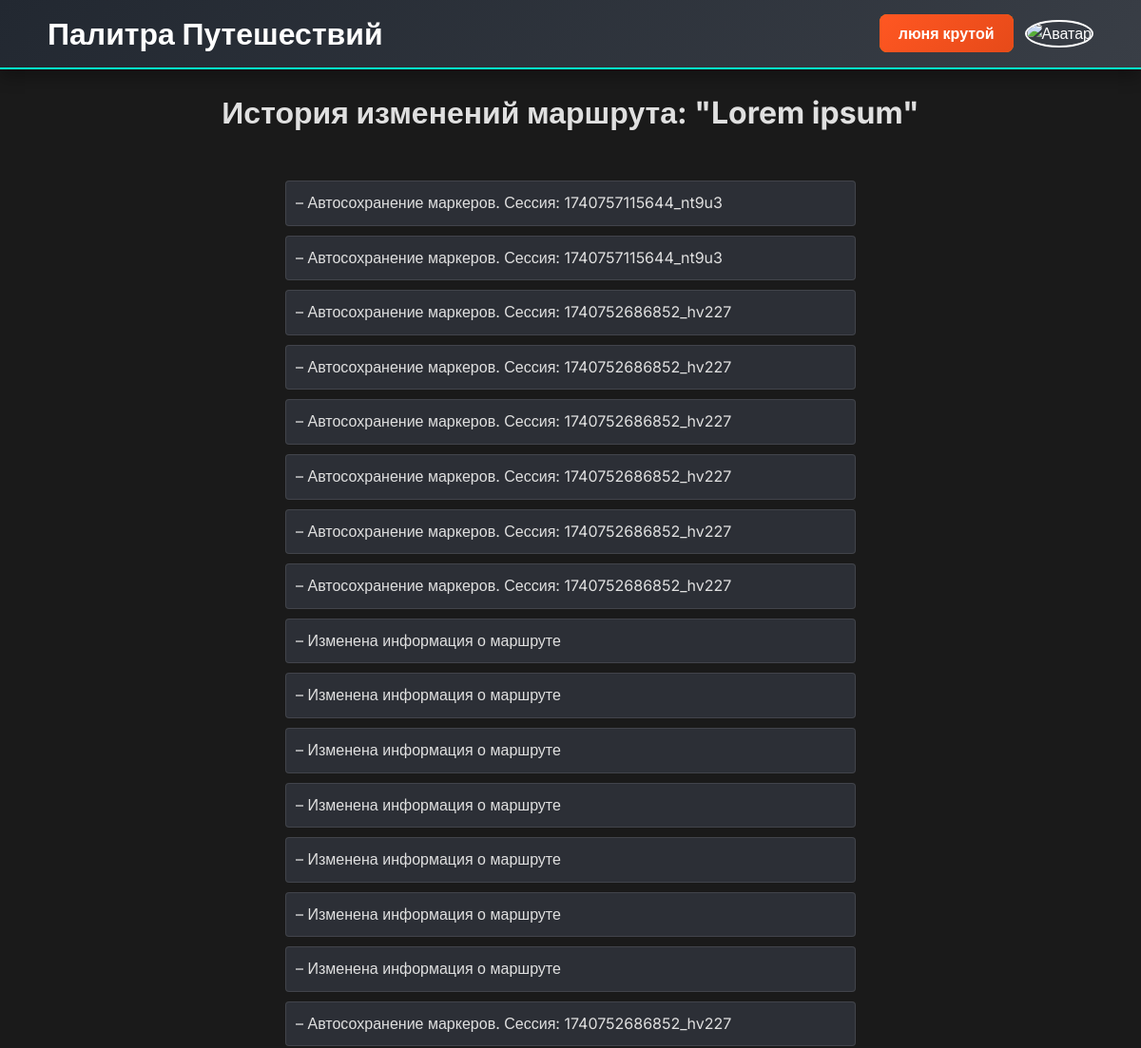
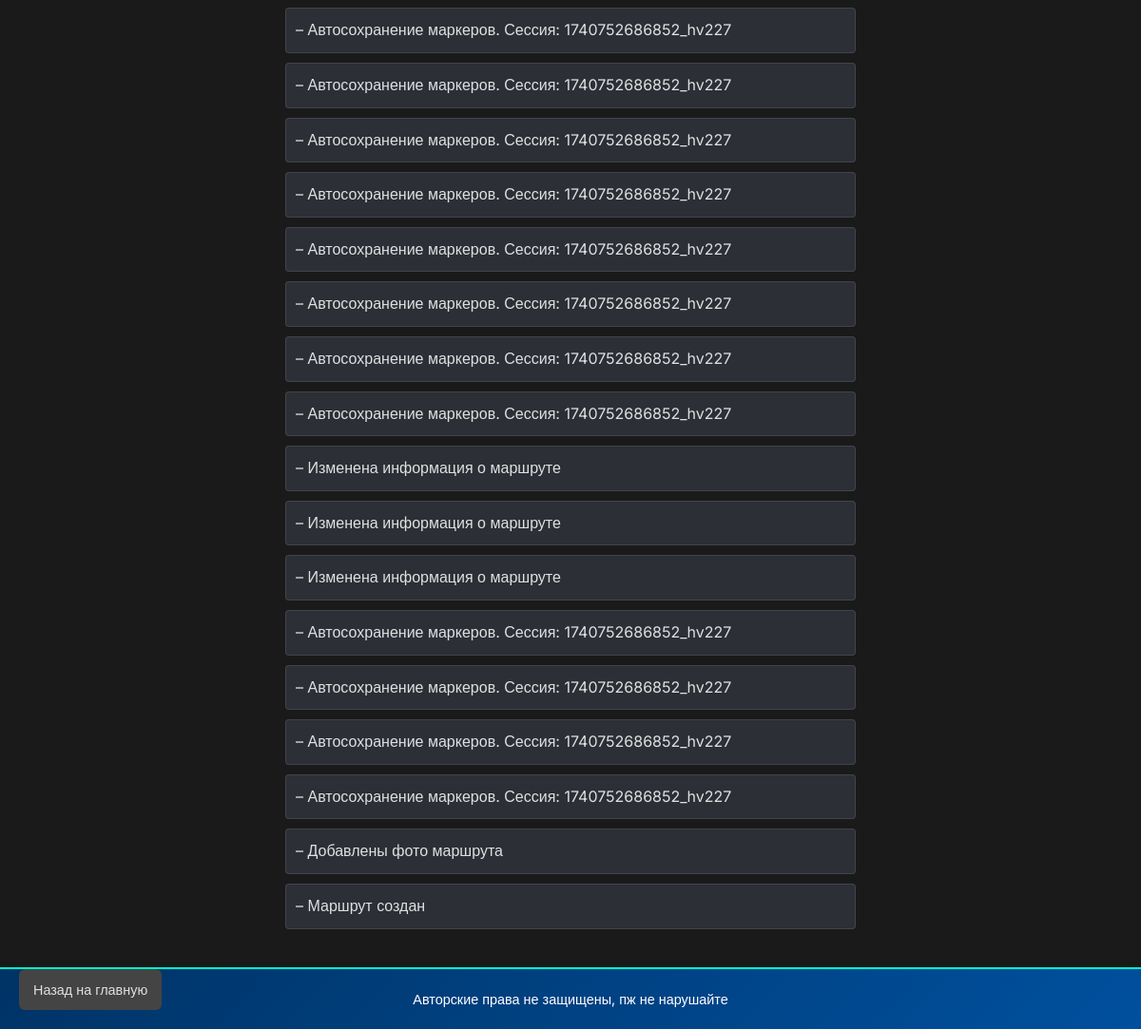
Screenshot of /route/2/history (signed in) with the database file from the repository (2 pictures, top to bottom).
### app.py (models this page shows, shortened)
class User(db.Model, UserMixin):
    id = db.Column(db.Integer, primary_key=True)
    username = db.Column(db.String(50), unique=True, nullable=False)
    password = db.Column(db.String(200), nullable=False)
    avatar_url = db.Column(db.String(300))
    is_moderator = db.Column(db.Boolean, default=False)
    is_admin = db.Column(db.Boolean, default=False)

class Route(db.Model):
    __tablename__ = 'route'
    id = db.Column(db.Integer, primary_key=True)
    title = db.Column(db.String(100), nullable=False)
    description = db.Column(db.Text)
    is_private = db.Column(db.Boolean, default=False)
    moderated = db.Column(db.Boolean, default=False)
    user_id = db.Column(db.Integer, db.ForeignKey('user.id'))
    photos = db.relationship('Photo', backref='route', lazy=True)
    comments = db.relationship('Comment', backref='route', lazy=True)
    changes = db.relationship('ChangeHistory', backref='route', lazy=True)
    landmarks = db.relationship('Landmark', backref='route', lazy=True)
    points = db.Column(db.Text, nullable=True)
    allMarkers = db.Column(db.Text, nullable=True)
    ratings = db.relationship('Rating', backref='route', lazy='dynamic')

class ChangeHistory(db.Model):
    id = db.Column(db.Integer, primary_key=True)
    change_desc = db.Column(db.Text)
    route_id = db.Column(db.Integer, db.ForeignKey('route.id'))
    session = db.Column(db.String(100), nullable=True)

### app.py (the view)
@app.route('/route/<int:route_id>/history')
@login_required
def route_history(route_id):
    route = Route.query.get_or_404(route_id)
    if route.user_id != current_user.id and not current_user.is_admin:
        flash("У вас нет доступа к просмотру истории этого маршрута")
        return redirect(url_for('index'))
    histories = sorted(route.changes, key=lambda h: h.id, reverse=True)
    return render_template('history.html', route=route, histories=histories)

### app.py (called while the page is built)
@login_manager.user_loader
def load_user(user_id):
    return User.query.get(int(user_id))

### templates/history.html (shortened to what this page needs)
<!DOCTYPE html>
<html lang="ru">
<head>
  <link rel="stylesheet" href="{{ url_for('static', filename='css/styles.css') }}">
</head>
<body>
  <header>
    <div class="header-container">
      <div class="site-title">
        <h1>Палитра Путешествий</h1>
      </div>
      <div class="user-actions">
        {% if current_user.is_authenticated %}
          <div class="user-info">
            <div class="user-details">
              <a class="profile-link" href="{{ url_for('user_profile', user_id=current_user.id) }}">
                {{ current_user.username }}
              </a>
            </div>
            <div class="avatar">
              {% if current_user.avatar_url %}
                <img src="{{ current_user.avatar_url }}" alt="Аватар">
              {% else %}
                <img src="{{ url_for('static', filename='images/default-avatar.png') }}" alt="Аватар">
              {% endif %}
            </div>
          </div>
        {% else %}
          <a class="login-btn" href="{{ url_for('login') }}">Войти</a>
        {% endif %}
      </div>
    </div>
  </header>
  <main>
    {% if histories %}
      <h1>История изменений маршрута: "{{ route.title }}"</h1>
      <br>
      <ul class="history-list">
        {% for history in histories %}
          <li>– {{ history.change_desc }}</li>
        {% endfor %}
      </ul>
    {% else %}
      <p>История изменений отсутствует.</p>
    {% endif %}
    <a class="back btn" href="{{ url_for('index') }}">Назад на главную</a>
  </main>
  <footer>
    <p>Авторские права не защищены, пж не нарушайте</p>
  </footer>
</body>
</html>

### static/css/styles.css (style rules this page uses)
* { margin: 0; padding: 0; box-sizing: border-box; }
html { height: 100%; }
body { height: 100%; display: flex; flex-direction: column; font-family: 'Inter', sans-serif; background: #1a1a1a; color: #e0e0e0; line-height: 1.6; }
header { background: linear-gradient(135deg, #222831, #393e46); color: #fff; padding: 10px 0; box-shadow: 0 8px 16px rgba(0, 0, 0, 0.3); border-bottom: 2px solid #00ffcc; }
.user-info { display: flex; justify-content: flex-start; align-items: center; gap: 12px; }
.header-container { display: flex; justify-content: space-between; align-items: center; max-width: 1100px; margin: 0 auto; }
.site-title { display: flex; justify-content: flex-start; align-items: center; gap: 12px; }
.create-route-btn, .profile-link, .login-btn, .admin-btn { background: linear-gradient(135deg, #ff5722, #e64a19); color: #fff; padding: 10px 20px; border-radius: 8px; text-decoration: none; font-weight: 600; transition: background 0.3s, transform 0.3s, box-shadow 0.3s; }
footer p { color: #ffffff; font-size: 0.9em; }
.profile-link, .login-btn { background-color: #ff8c00; color: #fff; padding: 10px 20px; border-radius: 8px; text-decoration: none; font-weight: 600; transition: background-color 0.2s, transform 0.2s, box-shadow 0.2s; }
.avatar img { width: 50px; height: 50px; border-radius: 50%; object-fit: cover; border: 2px solid #fff; transition: transform 0.2s; }
main { max-width: 1200px; margin: 20px auto; padding: 0 15px; flex: 1; }
.btn { display: inline-block; background-color: #228b22; color: #fff; border: none; padding: 8px 12px; border-radius: 8px; margin: 5px; cursor: pointer; font-size: 0.9em; transition: background-color 0.2s, transform 0.2s, box-shadow 0.2s; }
footer { background: linear-gradient(135deg, #003366, #00509e); color: #fff; text-align: center; padding: 20px; margin-top: auto; box-shadow: 0 -4px 6px rgba(0, 0, 0, 0.1); border-top: 2px solid #00ffcc; }
.back.btn { position: fixed; bottom: 15px; left: 15px; background: #444; color: #e0e0e0; padding: 10px 15px; border-radius: 6px; font-size: 0.9em; text-decoration: none; z-index: 1000; transition: background 0.2s, transform 0.2s; }
.history-list { margin: 20px auto; max-width: 600px; padding: 0; list-style: none; }
.history-list li { background: #2c2f36; padding: 10px; margin-bottom: 10px; border-radius: 4px; border: 1px solid rgba(255, 255, 255, 0.1); color: #e0e0e0; }
a { text-decoration: none; color: inherit; }

### rows the page displays
User: username "люня крутой"
Route: title "Lorem ipsum"
ChangeHistory: change_desc "Автосохранение маркеров. Сессия: 1740757115644_nt9u3"
ChangeHistory: change_desc "Автосохранение маркеров. Сессия: 1740757115644_nt9u3"
ChangeHistory: change_desc "Автосохранение маркеров. Сессия: 1740752686852_hv227"
ChangeHistory: change_desc "Автосохранение маркеров. Сессия: 1740752686852_hv227"
ChangeHistory: change_desc "Автосохранение маркеров. Сессия: 1740752686852_hv227"
ChangeHistory: change_desc "Автосохранение маркеров. Сессия: 1740752686852_hv227"
ChangeHistory: change_desc "Автосохранение маркеров. Сессия: 1740752686852_hv227"
ChangeHistory: change_desc "Автосохранение маркеров. Сессия: 1740752686852_hv227"
ChangeHistory: change_desc "Изменена информация о маршруте"
ChangeHistory: change_desc "Изменена информация о маршруте"
ChangeHistory: change_desc "Изменена информация о маршруте"
ChangeHistory: change_desc "Изменена информация о маршруте"
ChangeHistory: change_desc "Изменена информация о маршруте"
ChangeHistory: change_desc "Изменена информация о маршруте"
ChangeHistory: change_desc "Изменена информация о маршруте"
ChangeHistory: change_desc "Автосохранение маркеров. Сессия: 1740752686852_hv227"
ChangeHistory: change_desc "Автосохранение маркеров. Сессия: 1740752686852_hv227"
ChangeHistory: change_desc "Автосохранение маркеров. Сессия: 1740752686852_hv227"
ChangeHistory: change_desc "Автосохранение маркеров. Сессия: 1740752686852_hv227"
ChangeHistory: change_desc "Автосохранение маркеров. Сессия: 1740752686852_hv227"
ChangeHistory: change_desc "Автосохранение маркеров. Сессия: 1740752686852_hv227"
ChangeHistory: change_desc "Автосохранение маркеров. Сессия: 1740752686852_hv227"
ChangeHistory: change_desc "Автосохранение маркеров. Сессия: 1740752686852_hv227"
ChangeHistory: change_desc "Автосохранение маркеров. Сессия: 1740752686852_hv227"
ChangeHistory: change_desc "Изменена информация о маршруте"
ChangeHistory: change_desc "Изменена информация о маршруте"
ChangeHistory: change_desc "Изменена информация о маршруте"
ChangeHistory: change_desc "Автосохранение маркеров. Сессия: 1740752686852_hv227"
ChangeHistory: change_desc "Автосохранение маркеров. Сессия: 1740752686852_hv227"
ChangeHistory: change_desc "Автосохранение маркеров. Сессия: 1740752686852_hv227"
ChangeHistory: change_desc "Автосохранение маркеров. Сессия: 1740752686852_hv227"
ChangeHistory: change_desc "Добавлены фото маршрута"
ChangeHistory: change_desc "Маршрут создан"
